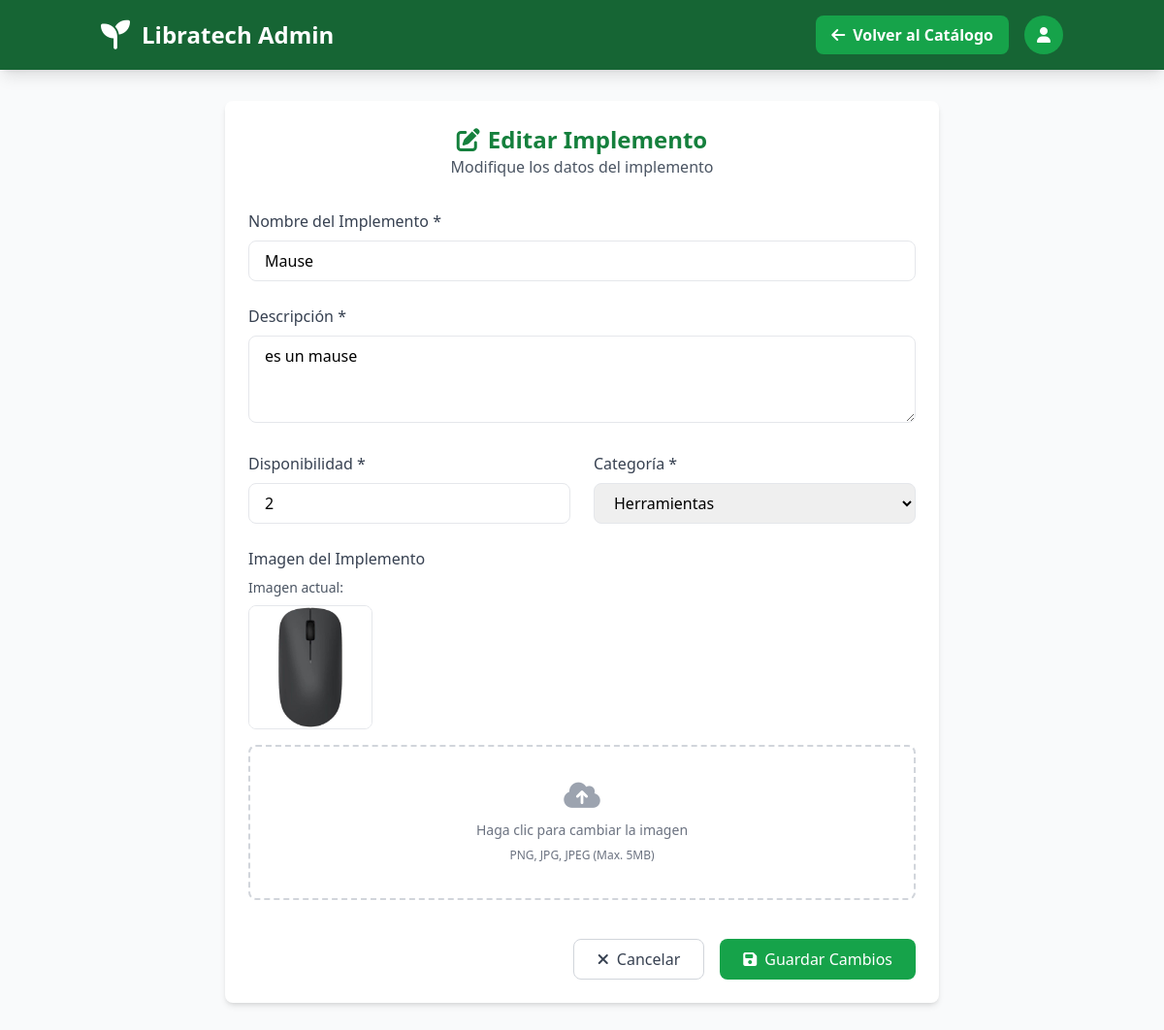
The app's page /admin/admin/catalogo/editar/2 with its own data.
### tables this page shows
CREATE TABLE catalogo (
                id INTEGER PRIMARY KEY AUTOINCREMENT,
                implemento TEXT NOT NULL,
                descripcion TEXT NOT NULL,
                disponibilidad INTEGER NOT NULL,
                imagen_url TEXT,
                categoria TEXT,
                created_at TIMESTAMP DEFAULT CURRENT_TIMESTAMP
            );

### routes/admin.py (the view, shortened to what this page needs)
@admin_bp.route('/admin/catalogo/editar/<int:id>', methods=['GET', 'POST'])
def editar_implemento(id):
    conn = get_db_connection()
    implemento = conn.execute('SELECT * FROM catalogo WHERE id = ?', (id,)).fetchone()
    conn.close()
    if implemento is None:
        flash('Implemento no encontrado', 'error')
        return redirect(url_for('admin.ver_catalogo'))
    return render_template('admin/editar_implemento.html', implemento=implemento)

### app.py (called while the page is built)
@app.context_processor
def inject_user():
    return dict(
        current_user={
            'id': session.get('user_id'),
            'nombre': session.get('user_nombre'),
            'email': session.get('user_email'),
            'is_authenticated': 'user_id' in session
        }
    )

### utils/db.py (called while the page is built)
def get_db_connection():
    conn = sqlite3.connect('models/database.db')
    conn.row_factory = sqlite3.Row
    return conn

### templates/admin/editar_implemento.html (shortened to what this page needs)
<!DOCTYPE html>
<html lang="es">
<head>
    <script src="https://cdn.tailwindcss.com"></script>
    <link rel="stylesheet" href="https://cdnjs.cloudflare.com/ajax/libs/font-awesome/6.4.0/css/all.min.css">
</head>
<body class="bg-gray-50 min-h-screen">
    <header class="bg-green-800 text-white shadow-lg">
        <div class="container mx-auto px-4 py-4 flex justify-between items-center">
            <div class="flex items-center">
                <i class="fas fa-seedling text-3xl mr-3"></i>
                <h1 class="text-2xl font-bold">Libratech Admin</h1>
            </div>
            <div class="flex items-center space-x-4">
                <a href="{{ url_for('admin.ver_catalogo') }}" class="bg-green-600 hover:bg-green-700 px-4 py-2 rounded-lg font-semibold">
                    <i class="fas fa-arrow-left mr-2"></i>Volver al Catálogo
                </a>
                <div class="w-10 h-10 rounded-full bg-green-600 flex items-center justify-center">
                    <i class="fas fa-user"></i>
                </div>
            </div>
        </div>
    </header>
    <div class="container mx-auto px-4 py-8 max-w-3xl">
        <div class="bg-white rounded-lg shadow-md p-6">
            <div class="text-center mb-8">
                <h1 class="text-2xl font-bold text-green-700">
                    <i class="fas fa-edit mr-2"></i>Editar Implemento
                </h1>
                <p class="text-gray-600">Modifique los datos del implemento</p>
            </div>
            <form method="POST" enctype="multipart/form-data" class="space-y-6">
                <div>
                    <label class="block text-gray-700 mb-2 font-medium" for="implemento">Nombre del Implemento *</label>
                    <input type="text" id="implemento" name="implemento" value="{{ implemento['implemento'] }}" required
                           class="w-full px-4 py-2 border rounded-lg focus:outline-none focus:ring-2 focus:ring-green-500">
                </div>
                <div>
                    <label class="block text-gray-700 mb-2 font-medium" for="descripcion">Descripción *</label>
                    <textarea id="descripcion" name="descripcion" rows="3" required
                              class="w-full px-4 py-2 border rounded-lg focus:outline-none focus:ring-2 focus:ring-green-500">{{ implemento['descripcion'] }}</textarea>
                </div>
                <div class="grid grid-cols-1 md:grid-cols-2 gap-6">
                    <div>
                        <label class="block text-gray-700 mb-2 font-medium" for="disponibilidad">Disponibilidad *</label>
                        <input type="number" id="disponibilidad" name="disponibilidad" value="{{ implemento['disponibilidad'] }}" min="0" required
                               class="w-full px-4 py-2 border rounded-lg focus:outline-none focus:ring-2 focus:ring-green-500">
                    </div>
                    <div>
                        <label class="block text-gray-700 mb-2 font-medium" for="categoria">Categoría *</label>
                        <select id="categoria" name="categoria" required
                                class="w-full px-4 py-2 border rounded-lg focus:outline-none focus:ring-2 focus:ring-green-500">
                            <option value="herramientas" {% if implemento['categoria'] == 'herramientas' %}selected{% endif %}>Herramientas</option>
                        </select>
                    </div>
                </div>
                <div>
                    <label class="block text-gray-700 mb-2 font-medium">Imagen del Implemento</label>
                    {% if implemento['imagen_url'] %}
                    <div class="mb-4">
                        <p class="text-sm text-gray-600 mb-2">Imagen actual:</p>
                        <div class="w-32 h-32 border rounded-lg overflow-hidden">
                            <img src="{{ url_for('static', filename='uploads/' + implemento['imagen_url']) }}" alt="{{ implemento['implemento'] }}" class="w-full h-full object-cover">
                        </div>
                    </div>
                    {% endif %}
                    <div class="flex items-center justify-center w-full">
                        <label for="imagen" class="flex flex-col items-center justify-center w-full h-40 border-2 border-dashed rounded-lg cursor-pointer border-gray-300 hover:border-green-400">
                            <div class="flex flex-col items-center justify-center pt-5 pb-6" id="uploadText">
                                <i class="fas fa-cloud-upload-alt text-3xl text-gray-400 mb-2"></i>
                                <p class="mb-2 text-sm text-gray-500">Haga clic para cambiar la imagen</p>
                                <p class="text-xs text-gray-500">PNG, JPG, JPEG (Max. 5MB)</p>
                            </div>
                        </label>
                    </div>
                </div>
                <div class="flex justify-end space-x-4 pt-4">
                    <a href="{{ url_for('admin.ver_catalogo') }}" class="px-6 py-2 border border-gray-300 rounded-lg text-gray-700 hover:bg-gray-100">
                        <i class="fas fa-times mr-2"></i>Cancelar
                    </a>
                    <button type="submit" class="px-6 py-2 bg-green-600 text-white rounded-lg hover:bg-green-700">
                        <i class="fas fa-save mr-2"></i>Guardar Cambios
                    </button>
                </div>
            </form>
        </div>
    </div>
</body>
</html>

### records on screen
catalogo: implemento "Mause", descripcion "es un mause", disponibilidad "2", categoria "Herramientas", imagen_url (picture)
